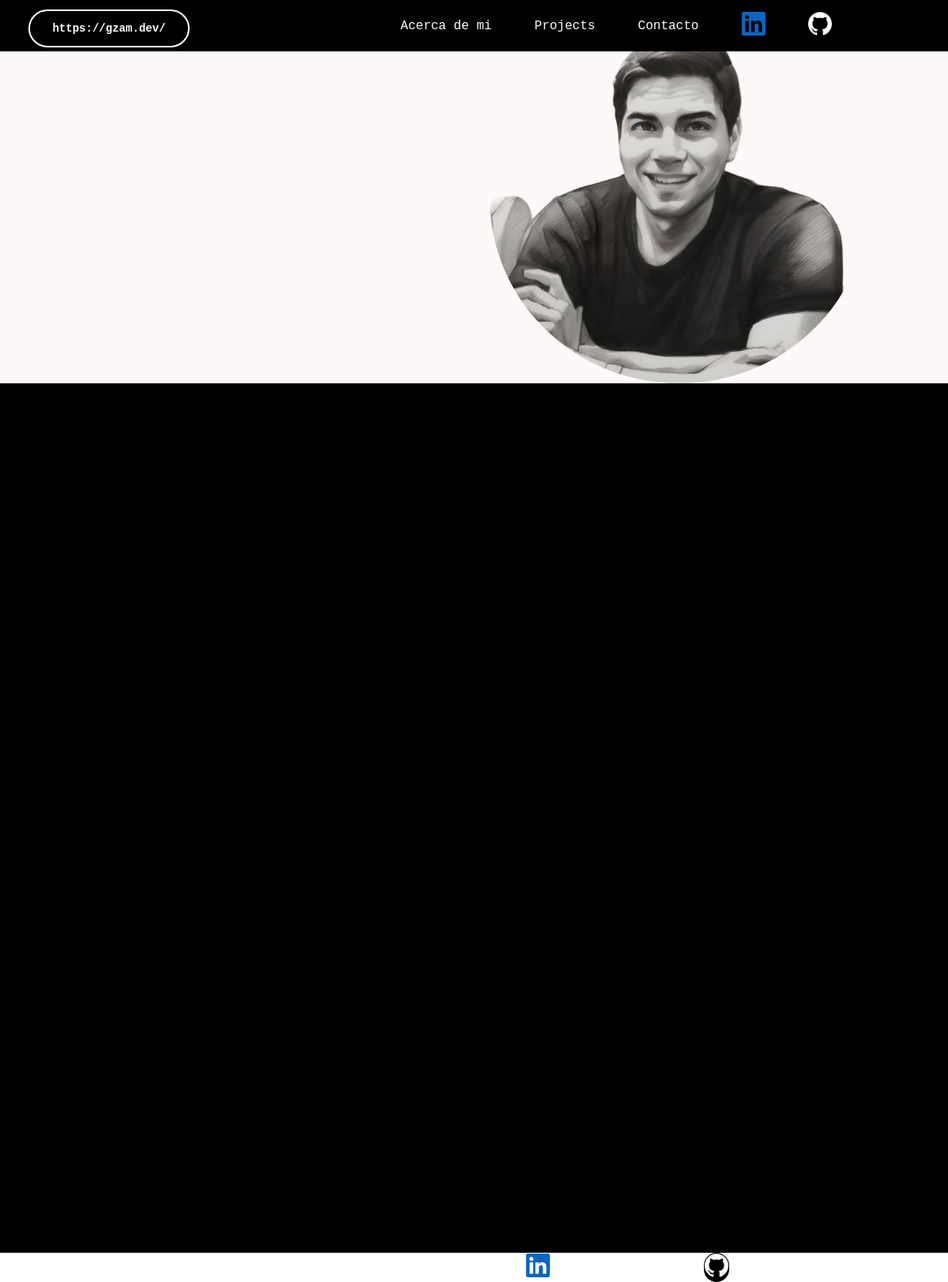
The app's page /, older data.
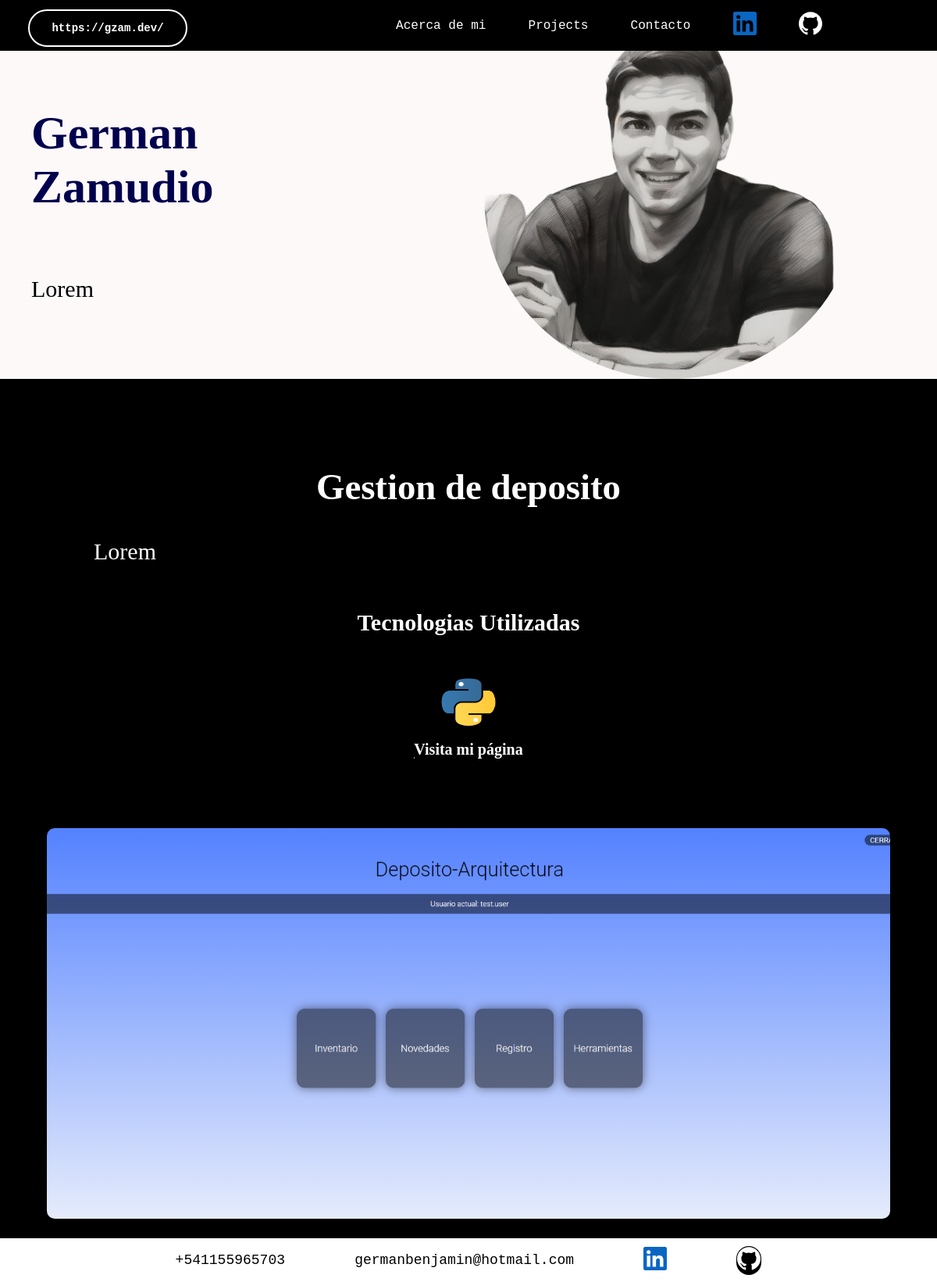
The same page, newer data.
### Home/models.py (models this page shows, shortened)
class Contacto(models.Model):
    nombre = models.CharField(max_length=100)
    acercade = models.TextField()
    foto = models.ImageField(upload_to='acercade/', blank=True, null=True)
    telefono = PhoneNumberField()
    email = models.EmailField()
    git = models.URLField(max_length=200)
    linkedin = models.URLField(max_length=200)
    class Meta:
        verbose_name = _("Contacto")
        verbose_name_plural = _("Contactos")

class Proyecto(models.Model):
    titulo = models.CharField(max_length=255)
    descripcion = models.TextField()
    tecnologias = models.ManyToManyField(
        'Habilidad',
        related_name='proyectos',
        blank=True
    )
    enlace = models.URLField()
    imagen = models.ImageField(upload_to='proyectos/', blank=True, null=True)
    fecha = models.DateTimeField(auto_now_add=True)
    class Meta:
        ordering = ['-fecha']
        verbose_name = _("Proyecto")
        verbose_name_plural = _("Proyectos")

class Habilidad(models.Model):
    NIVEL_CHOICES = [
        ('principiante', _('Principiante')),
        ('intermedio', _('Intermedio')),
        ('avanzado', _('Avanzado')),
    ]
    titulo = models.CharField(max_length=100)
    nivel = models.CharField(max_length=20, choices=NIVEL_CHOICES)
    tiempo_experiencia = models.PositiveIntegerField(help_text=_("Experiencia en años"))
    logo = models.ImageField(upload_to='habilidades/', blank=True, null=True)
    class Meta:
        verbose_name = _("Habilidad")
        verbose_name_plural = _("Habilidades")

### Home/views.py (the view)
# urls.py: path('', portfolio_view, name='portfolio'),
def portfolio_view(request):
    habilidades = Habilidad.objects.all()
    proyectos = Proyecto.objects.all()
    contacto = Contacto.objects.first()  # Asumimos que solo hay un contacto
    context = {
        'habilidades': habilidades,
        'proyectos': proyectos,
        'contacto': contacto,
    }
    return render(request, 'home/portfolio.html', context)

### Home/templates/home/portfolio.html (shortened to what this page needs)
<!DOCTYPE html>
<html lang="es">
<head>
    {% load static %}
    <link rel="stylesheet" href="https://cdn.jsdelivr.net/npm/bootstrap-icons@1.11.3/font/bootstrap-icons.min.css">
    <link rel="stylesheet" href="{% static 'css/styles.css' %}">
</head>
<body>
    <section>
        <div class="partedearriba">
            <nav id="navbar">
                <div class="nav_interno">
                    <div class="logo">
                        <h1>https://gzam.dev/</h1>
                    </div>
                    <div class="links" id="links">
                        <div class="links2">
                            <a href="#about">Acerca de mi</a>
                            <a href="#projects">Projects</a>
                            <a href="#contacto">Contacto</a>
                            <a id="iconos_nav" href="{{contacto.linkedin}}"  target="_blank" class="linkedin">
                                <div class="linkedin" >
                                </div>
                            </a>
                            <a id="iconos_nav" href="{{contacto.git}}"  target="_blank">
                                <div class="github"></div>
                            </a>
                        </div>
                    </div>
                </div>
            </nav>
                <br>
                <div class="presentacion" id="about">
                    <div class="acercade">
                        <h1>{{contacto.nombre}}</h1>
                        <p>{{contacto.acercade}}</p>
                    </div>
                    <br>
                    <div class="contenedor_imagen">
                        <img  class="imagen" src="{% static 'images/portada.png' %}" alt="portada" style="border-radius: 50%;">
                    </div>
                </div>
        </div>
        <div class="contenedor_proyecto">
            <div class="proyecto" id="projects">
                {% for i in proyectos%}
                    <div class="despliegue">
                        <div class="titulo_proyecto">
                            <h3>{{i.titulo}}</h3>
                        </div>
                        <div class="descripcion">
                            <p>{{i.descripcion}}</p>
                        </div>
                        <div class="tecnologias">
                            <h4>Tecnologias Utilizadas</h4>
                            <div class="targetshabilidades">
                                {% for habilidad in i.tecnologias.all %}
                                <div class="logos">
                                    <img src="{% static 'images/logos/' %}{{ habilidad.titulo }}.png" alt="{{habilidad.titulo}}">
                                </div>
                                {% endfor %}
                            </div>
                        </div>
                        <a href="{{i.enlace}}" target="_blank" class="linkpagina" id="enlace_hover">Visita mi página</a>
                    </div>
                    <div class="divback">
                        <div class="backimagen">
                        </div>
                    </div>
                {% endfor %}
            </div>
        </div>
    </section>
    <footer id="contacto">
        <div class="contacto">
            <div class="tel">
                <p>{{contacto.telefono}}</p>
            </div>
            <div class="email">
                <p>{{contacto.email}}</p>
            </div>
            <a href="{{contacto.linkedin}}"  target="_blank" class="linkedin">
                <div class="link" >
                </div>
            </a>
            <a href="{{contacto.git}}"  target="_blank">
                <div class="git"></div>
            </a>
        </div>
    </footer>
</body>
</html>

Row changes from the older to the newer data that the page shows:
added Contacto: nombre "German Zamudio", acercade "Lorem", telefono "+541155965703", email "germanbenjamin@hotmail.com"
now on this page (row edited): Proyecto: titulo "Gestion de deposito", descripcion "Lorem"
now on this page (row edited): Habilidad: titulo (picture)
